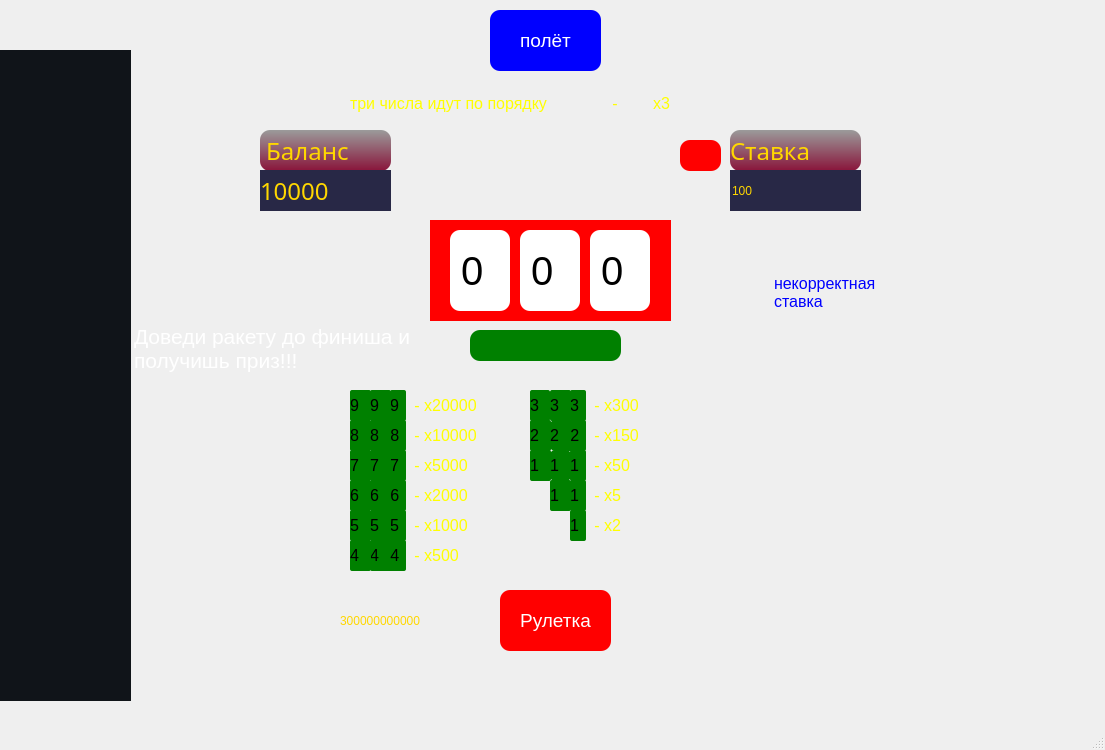
<?xml version="1.0" encoding="UTF-8"?>
<ui version="4.0">
 <class>MainWindow</class>
 <widget class="QMainWindow" name="MainWindow">
  <property name="geometry">
   <rect>
    <x>0</x>
    <y>0</y>
    <width>1105</width>
    <height>750</height>
   </rect>
  </property>
  <property name="windowTitle">
   <string>MainWindow</string>
  </property>
  <widget class="QWidget" name="centralwidget">
   <widget class="QLabel" name="slot_machine">
    <property name="geometry">
     <rect>
      <x>350</x>
      <y>120</y>
      <width>411</width>
      <height>261</height>
     </rect>
    </property>
    <property name="styleSheet">
     <string notr="true">background-image: url(1666443267773.jpg);</string>
    </property>
    <property name="text">
     <string/>
    </property>
    <property name="pixmap">
     <pixmap>картинкни/1666443267773.jpg</pixmap>
    </property>
    <property name="scaledContents">
     <bool>true</bool>
    </property>
   </widget>
   <widget class="QLabel" name="label_3">
    <property name="geometry">
     <rect>
      <x>470</x>
      <y>330</y>
      <width>151</width>
      <height>31</height>
     </rect>
    </property>
    <property name="font">
     <font>
      <pointsize>12</pointsize>
     </font>
    </property>
    <property name="styleSheet">
     <string notr="true">QLabel
{
background-color: green;
border-radius: 10px;
vertical-align: middle;
}</string>
    </property>
    <property name="text">
     <string/>
    </property>
   </widget>
   <widget class="QPushButton" name="pushButton">
    <property name="geometry">
     <rect>
      <x>680</x>
      <y>140</y>
      <width>41</width>
      <height>31</height>
     </rect>
    </property>
    <property name="styleSheet">
     <string notr="true">QPushButton
{
background-color: red;
border-radius: 10px;
}</string>
    </property>
    <property name="text">
     <string/>
    </property>
   </widget>
   <widget class="QLabel" name="slot_1">
    <property name="geometry">
     <rect>
      <x>450</x>
      <y>230</y>
      <width>60</width>
      <height>81</height>
     </rect>
    </property>
    <property name="font">
     <font>
      <pointsize>30</pointsize>
     </font>
    </property>
    <property name="styleSheet">
     <string notr="true">QLabel
{
background-color: white;
border-radius: 10px;
}</string>
    </property>
    <property name="text">
     <string> 0</string>
    </property>
   </widget>
   <widget class="QLabel" name="label_5">
    <property name="geometry">
     <rect>
      <x>430</x>
      <y>220</y>
      <width>241</width>
      <height>101</height>
     </rect>
    </property>
    <property name="styleSheet">
     <string notr="true">background-color: red;</string>
    </property>
    <property name="text">
     <string/>
    </property>
   </widget>
   <widget class="QLabel" name="slot_2">
    <property name="geometry">
     <rect>
      <x>520</x>
      <y>230</y>
      <width>60</width>
      <height>81</height>
     </rect>
    </property>
    <property name="font">
     <font>
      <pointsize>30</pointsize>
     </font>
    </property>
    <property name="styleSheet">
     <string notr="true">QLabel
{
background-color: white;
border-radius: 10px;
}</string>
    </property>
    <property name="text">
     <string> 0</string>
    </property>
   </widget>
   <widget class="QLabel" name="slot_3">
    <property name="geometry">
     <rect>
      <x>590</x>
      <y>230</y>
      <width>60</width>
      <height>81</height>
     </rect>
    </property>
    <property name="font">
     <font>
      <pointsize>30</pointsize>
     </font>
    </property>
    <property name="styleSheet">
     <string notr="true">QLabel
{
background-color: white;
border-radius: 10px;
}</string>
    </property>
    <property name="text">
     <string> 0</string>
    </property>
   </widget>
   <widget class="QLabel" name="fon">
    <property name="geometry">
     <rect>
      <x>-20</x>
      <y>0</y>
      <width>1131</width>
      <height>701</height>
     </rect>
    </property>
    <property name="styleSheet">
     <string notr="true">background-image: url(1614840878_44-p-fon-kazino-50.jpg);</string>
    </property>
    <property name="text">
     <string/>
    </property>
    <property name="pixmap">
     <pixmap>картинкни/1614840878_44-p-fon-kazino-50.jpg</pixmap>
    </property>
    <property name="scaledContents">
     <bool>true</bool>
    </property>
   </widget>
   <widget class="QLabel" name="label_9">
    <property name="geometry">
     <rect>
      <x>350</x>
      <y>390</y>
      <width>21</width>
      <height>31</height>
     </rect>
    </property>
    <property name="font">
     <font>
      <pointsize>12</pointsize>
     </font>
    </property>
    <property name="styleSheet">
     <string notr="true">color: black;
background-color: green;
border-radius: 2px; </string>
    </property>
    <property name="text">
     <string>9</string>
    </property>
   </widget>
   <widget class="QLabel" name="label_10">
    <property name="geometry">
     <rect>
      <x>390</x>
      <y>390</y>
      <width>16</width>
      <height>31</height>
     </rect>
    </property>
    <property name="font">
     <font>
      <pointsize>12</pointsize>
     </font>
    </property>
    <property name="styleSheet">
     <string notr="true">color: black;
background-color: green;
border-radius: 2px; </string>
    </property>
    <property name="text">
     <string>9</string>
    </property>
   </widget>
   <widget class="QLabel" name="label_11">
    <property name="geometry">
     <rect>
      <x>370</x>
      <y>390</y>
      <width>21</width>
      <height>31</height>
     </rect>
    </property>
    <property name="font">
     <font>
      <pointsize>12</pointsize>
     </font>
    </property>
    <property name="styleSheet">
     <string notr="true">color: black;
background-color: green;
border-radius: 2px; </string>
    </property>
    <property name="text">
     <string>9</string>
    </property>
   </widget>
   <widget class="QLabel" name="label_12">
    <property name="geometry">
     <rect>
      <x>350</x>
      <y>420</y>
      <width>21</width>
      <height>31</height>
     </rect>
    </property>
    <property name="font">
     <font>
      <pointsize>12</pointsize>
     </font>
    </property>
    <property name="styleSheet">
     <string notr="true">color: black;
background-color: green;
border-radius: 2px; </string>
    </property>
    <property name="text">
     <string>8</string>
    </property>
   </widget>
   <widget class="QLabel" name="label_13">
    <property name="geometry">
     <rect>
      <x>386</x>
      <y>420</y>
      <width>20</width>
      <height>31</height>
     </rect>
    </property>
    <property name="font">
     <font>
      <pointsize>12</pointsize>
     </font>
    </property>
    <property name="styleSheet">
     <string notr="true">color: black;
background-color: green;
border-radius: 2px; </string>
    </property>
    <property name="text">
     <string> 8</string>
    </property>
   </widget>
   <widget class="QLabel" name="label_14">
    <property name="geometry">
     <rect>
      <x>370</x>
      <y>420</y>
      <width>21</width>
      <height>31</height>
     </rect>
    </property>
    <property name="font">
     <font>
      <pointsize>12</pointsize>
     </font>
    </property>
    <property name="styleSheet">
     <string notr="true">color: black;
background-color: green;
border-radius: 2px; </string>
    </property>
    <property name="text">
     <string>8</string>
    </property>
   </widget>
   <widget class="QLabel" name="label_15">
    <property name="geometry">
     <rect>
      <x>370</x>
      <y>480</y>
      <width>21</width>
      <height>31</height>
     </rect>
    </property>
    <property name="font">
     <font>
      <pointsize>12</pointsize>
     </font>
    </property>
    <property name="styleSheet">
     <string notr="true">color: black;
background-color: green;
border-radius: 2px; </string>
    </property>
    <property name="text">
     <string>6</string>
    </property>
   </widget>
   <widget class="QLabel" name="label_16">
    <property name="geometry">
     <rect>
      <x>350</x>
      <y>450</y>
      <width>21</width>
      <height>31</height>
     </rect>
    </property>
    <property name="font">
     <font>
      <pointsize>12</pointsize>
     </font>
    </property>
    <property name="styleSheet">
     <string notr="true">color: black;
background-color: green;
border-radius: 2px; </string>
    </property>
    <property name="text">
     <string>7</string>
    </property>
   </widget>
   <widget class="QLabel" name="label_17">
    <property name="geometry">
     <rect>
      <x>390</x>
      <y>450</y>
      <width>16</width>
      <height>31</height>
     </rect>
    </property>
    <property name="font">
     <font>
      <pointsize>12</pointsize>
     </font>
    </property>
    <property name="styleSheet">
     <string notr="true">color: black;
background-color: green;
border-radius: 2px; </string>
    </property>
    <property name="text">
     <string>7</string>
    </property>
   </widget>
   <widget class="QLabel" name="label_18">
    <property name="geometry">
     <rect>
      <x>386</x>
      <y>480</y>
      <width>20</width>
      <height>31</height>
     </rect>
    </property>
    <property name="font">
     <font>
      <pointsize>12</pointsize>
     </font>
    </property>
    <property name="styleSheet">
     <string notr="true">color: black;
background-color: green;
border-radius: 2px; </string>
    </property>
    <property name="text">
     <string> 6</string>
    </property>
   </widget>
   <widget class="QLabel" name="label_19">
    <property name="geometry">
     <rect>
      <x>370</x>
      <y>450</y>
      <width>21</width>
      <height>31</height>
     </rect>
    </property>
    <property name="font">
     <font>
      <pointsize>12</pointsize>
     </font>
    </property>
    <property name="styleSheet">
     <string notr="true">color: black;
background-color: green;
border-radius: 2px; </string>
    </property>
    <property name="text">
     <string>7</string>
    </property>
   </widget>
   <widget class="QLabel" name="label_20">
    <property name="geometry">
     <rect>
      <x>350</x>
      <y>480</y>
      <width>21</width>
      <height>31</height>
     </rect>
    </property>
    <property name="font">
     <font>
      <pointsize>12</pointsize>
     </font>
    </property>
    <property name="styleSheet">
     <string notr="true">color: black;
background-color: green;
border-radius: 2px; </string>
    </property>
    <property name="text">
     <string>6</string>
    </property>
   </widget>
   <widget class="QLabel" name="label_21">
    <property name="geometry">
     <rect>
      <x>370</x>
      <y>540</y>
      <width>21</width>
      <height>31</height>
     </rect>
    </property>
    <property name="font">
     <font>
      <pointsize>12</pointsize>
     </font>
    </property>
    <property name="styleSheet">
     <string notr="true">color: black;
background-color: green;
border-radius: 2px; </string>
    </property>
    <property name="text">
     <string>4</string>
    </property>
   </widget>
   <widget class="QLabel" name="label_22">
    <property name="geometry">
     <rect>
      <x>350</x>
      <y>510</y>
      <width>21</width>
      <height>31</height>
     </rect>
    </property>
    <property name="font">
     <font>
      <pointsize>12</pointsize>
     </font>
    </property>
    <property name="styleSheet">
     <string notr="true">color: black;
background-color: green;
border-radius: 2px; </string>
    </property>
    <property name="text">
     <string>5</string>
    </property>
   </widget>
   <widget class="QLabel" name="label_23">
    <property name="geometry">
     <rect>
      <x>390</x>
      <y>510</y>
      <width>16</width>
      <height>31</height>
     </rect>
    </property>
    <property name="font">
     <font>
      <pointsize>12</pointsize>
     </font>
    </property>
    <property name="styleSheet">
     <string notr="true">color: black;
background-color: green;
border-radius: 2px; </string>
    </property>
    <property name="text">
     <string>5</string>
    </property>
   </widget>
   <widget class="QLabel" name="label_24">
    <property name="geometry">
     <rect>
      <x>386</x>
      <y>540</y>
      <width>20</width>
      <height>31</height>
     </rect>
    </property>
    <property name="font">
     <font>
      <pointsize>12</pointsize>
     </font>
    </property>
    <property name="styleSheet">
     <string notr="true">color: black;
background-color: green;
border-radius: 2px; </string>
    </property>
    <property name="text">
     <string> 4</string>
    </property>
   </widget>
   <widget class="QLabel" name="label_25">
    <property name="geometry">
     <rect>
      <x>370</x>
      <y>510</y>
      <width>21</width>
      <height>31</height>
     </rect>
    </property>
    <property name="font">
     <font>
      <pointsize>12</pointsize>
     </font>
    </property>
    <property name="styleSheet">
     <string notr="true">color: black;
background-color: green;
border-radius: 2px; </string>
    </property>
    <property name="text">
     <string>5</string>
    </property>
   </widget>
   <widget class="QLabel" name="label_26">
    <property name="geometry">
     <rect>
      <x>350</x>
      <y>540</y>
      <width>21</width>
      <height>31</height>
     </rect>
    </property>
    <property name="font">
     <font>
      <pointsize>12</pointsize>
     </font>
    </property>
    <property name="styleSheet">
     <string notr="true">color: black;
background-color: green;
border-radius: 2px; </string>
    </property>
    <property name="text">
     <string>4</string>
    </property>
   </widget>
   <widget class="QLabel" name="label_27">
    <property name="geometry">
     <rect>
      <x>530</x>
      <y>420</y>
      <width>21</width>
      <height>31</height>
     </rect>
    </property>
    <property name="font">
     <font>
      <pointsize>12</pointsize>
     </font>
    </property>
    <property name="styleSheet">
     <string notr="true">color: black;
background-color: green;
border-radius: 2px; </string>
    </property>
    <property name="text">
     <string>2</string>
    </property>
   </widget>
   <widget class="QLabel" name="label_28">
    <property name="geometry">
     <rect>
      <x>530</x>
      <y>390</y>
      <width>20</width>
      <height>31</height>
     </rect>
    </property>
    <property name="font">
     <font>
      <pointsize>12</pointsize>
     </font>
    </property>
    <property name="styleSheet">
     <string notr="true">color: black;
background-color: green;
border-radius: 2px; </string>
    </property>
    <property name="text">
     <string>3</string>
    </property>
   </widget>
   <widget class="QLabel" name="label_29">
    <property name="geometry">
     <rect>
      <x>570</x>
      <y>390</y>
      <width>16</width>
      <height>31</height>
     </rect>
    </property>
    <property name="font">
     <font>
      <pointsize>12</pointsize>
     </font>
    </property>
    <property name="styleSheet">
     <string notr="true">color: black;
background-color: green;
border-radius: 2px; </string>
    </property>
    <property name="text">
     <string>3</string>
    </property>
   </widget>
   <widget class="QLabel" name="label_30">
    <property name="geometry">
     <rect>
      <x>566</x>
      <y>420</y>
      <width>20</width>
      <height>31</height>
     </rect>
    </property>
    <property name="font">
     <font>
      <pointsize>12</pointsize>
     </font>
    </property>
    <property name="styleSheet">
     <string notr="true">color: black;
background-color: green;
border-radius: 2px; </string>
    </property>
    <property name="text">
     <string> 2</string>
    </property>
   </widget>
   <widget class="QLabel" name="label_31">
    <property name="geometry">
     <rect>
      <x>550</x>
      <y>420</y>
      <width>21</width>
      <height>31</height>
     </rect>
    </property>
    <property name="font">
     <font>
      <pointsize>12</pointsize>
     </font>
    </property>
    <property name="styleSheet">
     <string notr="true">color: black;
background-color: green;
border-radius: 5px; </string>
    </property>
    <property name="text">
     <string>2</string>
    </property>
   </widget>
   <widget class="QLabel" name="label_32">
    <property name="geometry">
     <rect>
      <x>550</x>
      <y>390</y>
      <width>21</width>
      <height>31</height>
     </rect>
    </property>
    <property name="font">
     <font>
      <pointsize>12</pointsize>
     </font>
    </property>
    <property name="styleSheet">
     <string notr="true">color: black;
background-color: green;
border-radius: 2px; </string>
    </property>
    <property name="text">
     <string>3</string>
    </property>
   </widget>
   <widget class="QLabel" name="label_8">
    <property name="geometry">
     <rect>
      <x>410</x>
      <y>390</y>
      <width>101</width>
      <height>31</height>
     </rect>
    </property>
    <property name="font">
     <font>
      <pointsize>12</pointsize>
     </font>
    </property>
    <property name="styleSheet">
     <string notr="true">color: yellow;</string>
    </property>
    <property name="text">
     <string> - x20000</string>
    </property>
   </widget>
   <widget class="QLabel" name="label_33">
    <property name="geometry">
     <rect>
      <x>410</x>
      <y>420</y>
      <width>91</width>
      <height>31</height>
     </rect>
    </property>
    <property name="font">
     <font>
      <pointsize>12</pointsize>
     </font>
    </property>
    <property name="styleSheet">
     <string notr="true">color: yellow;</string>
    </property>
    <property name="text">
     <string> - x10000</string>
    </property>
   </widget>
   <widget class="QLabel" name="label_34">
    <property name="geometry">
     <rect>
      <x>410</x>
      <y>510</y>
      <width>81</width>
      <height>31</height>
     </rect>
    </property>
    <property name="font">
     <font>
      <pointsize>12</pointsize>
     </font>
    </property>
    <property name="styleSheet">
     <string notr="true">color: yellow;</string>
    </property>
    <property name="text">
     <string> - x1000</string>
    </property>
   </widget>
   <widget class="QLabel" name="label_35">
    <property name="geometry">
     <rect>
      <x>410</x>
      <y>480</y>
      <width>81</width>
      <height>31</height>
     </rect>
    </property>
    <property name="font">
     <font>
      <pointsize>12</pointsize>
     </font>
    </property>
    <property name="styleSheet">
     <string notr="true">color: yellow;</string>
    </property>
    <property name="text">
     <string> - x2000</string>
    </property>
   </widget>
   <widget class="QLabel" name="label_36">
    <property name="geometry">
     <rect>
      <x>410</x>
      <y>450</y>
      <width>81</width>
      <height>31</height>
     </rect>
    </property>
    <property name="font">
     <font>
      <pointsize>12</pointsize>
     </font>
    </property>
    <property name="styleSheet">
     <string notr="true">color: yellow;</string>
    </property>
    <property name="text">
     <string> - x5000</string>
    </property>
   </widget>
   <widget class="QLabel" name="label_37">
    <property name="geometry">
     <rect>
      <x>590</x>
      <y>420</y>
      <width>81</width>
      <height>31</height>
     </rect>
    </property>
    <property name="font">
     <font>
      <pointsize>12</pointsize>
     </font>
    </property>
    <property name="styleSheet">
     <string notr="true">color: yellow;</string>
    </property>
    <property name="text">
     <string> - x150</string>
    </property>
   </widget>
   <widget class="QLabel" name="label_38">
    <property name="geometry">
     <rect>
      <x>590</x>
      <y>390</y>
      <width>81</width>
      <height>31</height>
     </rect>
    </property>
    <property name="font">
     <font>
      <pointsize>12</pointsize>
     </font>
    </property>
    <property name="styleSheet">
     <string notr="true">color: yellow;</string>
    </property>
    <property name="text">
     <string> - x300</string>
    </property>
   </widget>
   <widget class="QLabel" name="label_39">
    <property name="geometry">
     <rect>
      <x>410</x>
      <y>540</y>
      <width>81</width>
      <height>31</height>
     </rect>
    </property>
    <property name="font">
     <font>
      <pointsize>12</pointsize>
     </font>
    </property>
    <property name="styleSheet">
     <string notr="true">color: yellow;</string>
    </property>
    <property name="text">
     <string> - x500</string>
    </property>
   </widget>
   <widget class="QLabel" name="label_41">
    <property name="geometry">
     <rect>
      <x>590</x>
      <y>450</y>
      <width>101</width>
      <height>31</height>
     </rect>
    </property>
    <property name="font">
     <font>
      <pointsize>12</pointsize>
     </font>
    </property>
    <property name="styleSheet">
     <string notr="true">color: yellow;</string>
    </property>
    <property name="text">
     <string> - x50</string>
    </property>
   </widget>
   <widget class="QLabel" name="label_42">
    <property name="geometry">
     <rect>
      <x>530</x>
      <y>450</y>
      <width>21</width>
      <height>31</height>
     </rect>
    </property>
    <property name="font">
     <font>
      <pointsize>12</pointsize>
     </font>
    </property>
    <property name="styleSheet">
     <string notr="true">color: black;
background-color: green;
border-radius: 2px; </string>
    </property>
    <property name="text">
     <string>1</string>
    </property>
   </widget>
   <widget class="QLabel" name="label_43">
    <property name="geometry">
     <rect>
      <x>570</x>
      <y>450</y>
      <width>16</width>
      <height>31</height>
     </rect>
    </property>
    <property name="font">
     <font>
      <pointsize>12</pointsize>
     </font>
    </property>
    <property name="styleSheet">
     <string notr="true">color: black;
background-color: green;
border-radius: 2px; </string>
    </property>
    <property name="text">
     <string>1</string>
    </property>
   </widget>
   <widget class="QLabel" name="label_44">
    <property name="geometry">
     <rect>
      <x>550</x>
      <y>450</y>
      <width>21</width>
      <height>31</height>
     </rect>
    </property>
    <property name="font">
     <font>
      <pointsize>12</pointsize>
     </font>
    </property>
    <property name="styleSheet">
     <string notr="true">color: black;
background-color: green;
border-radius: 5px; </string>
    </property>
    <property name="text">
     <string>1</string>
    </property>
   </widget>
   <widget class="QLabel" name="label_40">
    <property name="geometry">
     <rect>
      <x>590</x>
      <y>510</y>
      <width>101</width>
      <height>31</height>
     </rect>
    </property>
    <property name="font">
     <font>
      <pointsize>12</pointsize>
     </font>
    </property>
    <property name="styleSheet">
     <string notr="true">color: yellow;</string>
    </property>
    <property name="text">
     <string> - x2</string>
    </property>
   </widget>
   <widget class="QLabel" name="label_45">
    <property name="geometry">
     <rect>
      <x>570</x>
      <y>510</y>
      <width>16</width>
      <height>31</height>
     </rect>
    </property>
    <property name="font">
     <font>
      <pointsize>12</pointsize>
     </font>
    </property>
    <property name="styleSheet">
     <string notr="true">color: black;
background-color: green;
border-radius: 2px; </string>
    </property>
    <property name="text">
     <string>1</string>
    </property>
   </widget>
   <widget class="QLabel" name="label_48">
    <property name="geometry">
     <rect>
      <x>590</x>
      <y>480</y>
      <width>101</width>
      <height>31</height>
     </rect>
    </property>
    <property name="font">
     <font>
      <pointsize>12</pointsize>
     </font>
    </property>
    <property name="styleSheet">
     <string notr="true">color: yellow;</string>
    </property>
    <property name="text">
     <string> - x5</string>
    </property>
   </widget>
   <widget class="QLabel" name="label_49">
    <property name="geometry">
     <rect>
      <x>550</x>
      <y>480</y>
      <width>21</width>
      <height>31</height>
     </rect>
    </property>
    <property name="font">
     <font>
      <pointsize>12</pointsize>
     </font>
    </property>
    <property name="styleSheet">
     <string notr="true">color: black;
background-color: green;
border-radius: 2px; </string>
    </property>
    <property name="text">
     <string>1</string>
    </property>
   </widget>
   <widget class="QLabel" name="label_51">
    <property name="geometry">
     <rect>
      <x>570</x>
      <y>480</y>
      <width>16</width>
      <height>31</height>
     </rect>
    </property>
    <property name="font">
     <font>
      <pointsize>12</pointsize>
     </font>
    </property>
    <property name="styleSheet">
     <string notr="true">color: black;
background-color: green;
border-radius: 2px; </string>
    </property>
    <property name="text">
     <string>1</string>
    </property>
   </widget>
   <widget class="QLabel" name="label_56">
    <property name="geometry">
     <rect>
      <x>750</x>
      <y>100</y>
      <width>21</width>
      <height>261</height>
     </rect>
    </property>
    <property name="styleSheet">
     <string notr="true">background-image: url(1666443267773.jpg);</string>
    </property>
    <property name="text">
     <string/>
    </property>
   </widget>
   <widget class="QLabel" name="label_57">
    <property name="geometry">
     <rect>
      <x>390</x>
      <y>100</y>
      <width>21</width>
      <height>261</height>
     </rect>
    </property>
    <property name="styleSheet">
     <string notr="true">background-image: url(:/mistake/1666443267773.jpg);</string>
    </property>
    <property name="text">
     <string/>
    </property>
   </widget>
   <widget class="QWidget" name="layoutWidget">
    <property name="geometry">
     <rect>
      <x>350</x>
      <y>90</y>
      <width>411</width>
      <height>26</height>
     </rect>
    </property>
    <layout class="QHBoxLayout" name="horizontalLayout_2">
     <item>
      <widget class="QLabel" name="label_58">
       <property name="font">
        <font>
         <pointsize>12</pointsize>
        </font>
       </property>
       <property name="styleSheet">
        <string notr="true">color: yellow;</string>
       </property>
       <property name="text">
        <string>три числа идут по порядку</string>
       </property>
      </widget>
     </item>
     <item>
      <widget class="QLabel" name="label_59">
       <property name="font">
        <font>
         <pointsize>12</pointsize>
        </font>
       </property>
       <property name="styleSheet">
        <string notr="true">color: yellow;</string>
       </property>
       <property name="text">
        <string>            -        x3</string>
       </property>
      </widget>
     </item>
    </layout>
   </widget>
   <widget class="QLabel" name="label_53">
    <property name="geometry">
     <rect>
      <x>744</x>
      <y>100</y>
      <width>31</width>
      <height>261</height>
     </rect>
    </property>
    <property name="styleSheet">
     <string notr="true">background-image: url(:/помощник казино 2/1666443267773.jpg);</string>
    </property>
    <property name="text">
     <string/>
    </property>
   </widget>
   <widget class="QPushButton" name="pushButton_2">
    <property name="geometry">
     <rect>
      <x>500</x>
      <y>590</y>
      <width>111</width>
      <height>61</height>
     </rect>
    </property>
    <property name="font">
     <font>
      <pointsize>14</pointsize>
     </font>
    </property>
    <property name="styleSheet">
     <string notr="true">color: white;
background-color: red;
border-radius: 10px; </string>
    </property>
    <property name="text">
     <string>Рулетка</string>
    </property>
   </widget>
   <widget class="QPlainTextEdit" name="toolittel">
    <property name="geometry">
     <rect>
      <x>770</x>
      <y>270</y>
      <width>141</width>
      <height>61</height>
     </rect>
    </property>
    <property name="font">
     <font>
      <pointsize>12</pointsize>
      <weight>50</weight>
      <bold>false</bold>
     </font>
    </property>
    <property name="styleSheet">
     <string notr="true">color: blue;
background-color: rgba(255, 255, 254, 0);
border: none;
</string>
    </property>
    <property name="inputMethodHints">
     <set>Qt::ImhHiddenText|Qt::ImhMultiLine</set>
    </property>
    <property name="plainText">
     <string>некорректная ставка</string>
    </property>
   </widget>
   <widget class="QLabel" name="rocket_is_standing">
    <property name="geometry">
     <rect>
      <x>30</x>
      <y>590</y>
      <width>55</width>
      <height>111</height>
     </rect>
    </property>
    <property name="styleSheet">
     <string notr="true">background-image: url(:/ракета без огня/ракета без огня.jpg);</string>
    </property>
    <property name="text">
     <string/>
    </property>
    <property name="pixmap">
     <pixmap>картинкни/ракета без огня.jpg</pixmap>
    </property>
    <property name="scaledContents">
     <bool>true</bool>
    </property>
   </widget>
   <widget class="QLabel" name="rocket_is_flying">
    <property name="geometry">
     <rect>
      <x>30</x>
      <y>580</y>
      <width>55</width>
      <height>121</height>
     </rect>
    </property>
    <property name="styleSheet">
     <string notr="true">background-image: url(:/ракета без огня/ракета без огня.jpg);</string>
    </property>
    <property name="text">
     <string/>
    </property>
    <property name="pixmap">
     <pixmap>картинкни/ракета в полёте.jpg</pixmap>
    </property>
    <property name="scaledContents">
     <bool>true</bool>
    </property>
   </widget>
   <widget class="QLabel" name="label_46">
    <property name="geometry">
     <rect>
      <x>0</x>
      <y>0</y>
      <width>131</width>
      <height>51</height>
     </rect>
    </property>
    <property name="styleSheet">
     <string notr="true">background-image: url(:/финиш/финиш.jpg);</string>
    </property>
    <property name="text">
     <string/>
    </property>
    <property name="pixmap">
     <pixmap>картинкни/финиш.jpg</pixmap>
    </property>
    <property name="scaledContents">
     <bool>true</bool>
    </property>
   </widget>
   <widget class="QPlainTextEdit" name="plainTextEdit">
    <property name="geometry">
     <rect>
      <x>130</x>
      <y>320</y>
      <width>291</width>
      <height>141</height>
     </rect>
    </property>
    <property name="font">
     <font>
      <pointsize>16</pointsize>
     </font>
    </property>
    <property name="styleSheet">
     <string notr="true">background-color: rgba(1, 1, 2, 0);
color: white;
border: none;</string>
    </property>
    <property name="plainText">
     <string>Доведи ракету до финиша и получишь приз!!!</string>
    </property>
   </widget>
   <widget class="QLabel" name="label_47">
    <property name="geometry">
     <rect>
      <x>0</x>
      <y>50</y>
      <width>131</width>
      <height>651</height>
     </rect>
    </property>
    <property name="styleSheet">
     <string notr="true">
background-color: rgba(16, 20, 25 255);</string>
    </property>
    <property name="text">
     <string/>
    </property>
   </widget>
   <widget class="QLabel" name="balans_title">
    <property name="geometry">
     <rect>
      <x>260</x>
      <y>130</y>
      <width>131</width>
      <height>41</height>
     </rect>
    </property>
    <property name="font">
     <font>
      <family>Segoe UI Black</family>
      <pointsize>18</pointsize>
      <weight>10</weight>
      <italic>false</italic>
      <bold>false</bold>
     </font>
    </property>
    <property name="styleSheet">
     <string notr="true">background-color: qlineargradient(spread:pad, x1:0, y1:0, x2:0, y2:1, stop:1 rgba(137,20,58, 255), stop:0 rgba(155, 155, 155, 255));
font: 87 18pt &quot;Segoe UI Black&quot;;
color: gold;
border-radius: 10px;</string>
    </property>
    <property name="text">
     <string> Баланс</string>
    </property>
   </widget>
   <widget class="QLabel" name="balans">
    <property name="geometry">
     <rect>
      <x>260</x>
      <y>170</y>
      <width>131</width>
      <height>41</height>
     </rect>
    </property>
    <property name="font">
     <font>
      <family>Pristina</family>
      <pointsize>18</pointsize>
      <weight>50</weight>
      <italic>false</italic>
      <bold>false</bold>
     </font>
    </property>
    <property name="styleSheet">
     <string notr="true">background-color: rgba(40, 40, 70, 255);
font: 18pt &quot;Pristina&quot;;
color: gold;
</string>
    </property>
    <property name="text">
     <string>10000</string>
    </property>
   </widget>
   <widget class="QLabel" name="bet_title">
    <property name="geometry">
     <rect>
      <x>730</x>
      <y>130</y>
      <width>131</width>
      <height>41</height>
     </rect>
    </property>
    <property name="font">
     <font>
      <family>Segoe UI Black</family>
      <pointsize>18</pointsize>
      <weight>10</weight>
      <italic>false</italic>
      <bold>false</bold>
     </font>
    </property>
    <property name="styleSheet">
     <string notr="true">background-color: qlineargradient(spread:pad, x1:0, y1:0, x2:0, y2:1, stop:1 rgba(137,20,58, 255), stop:0 rgba(155, 155, 155, 255));
font: 87 18pt &quot;Segoe UI Black&quot;;
color: gold;
border-radius: 10px;</string>
    </property>
    <property name="text">
     <string>Ставка</string>
    </property>
   </widget>
   <widget class="QLineEdit" name="LineEdit">
    <property name="geometry">
     <rect>
      <x>730</x>
      <y>170</y>
      <width>131</width>
      <height>41</height>
     </rect>
    </property>
    <property name="styleSheet">
     <string notr="true">background-color: rgba(40, 40, 70, 255);
font: 18pt &quot;Pristina&quot;;
color: gold;
border: none;
</string>
    </property>
    <property name="text">
     <string>100</string>
    </property>
   </widget>
   <widget class="QLabel" name="label_52">
    <property name="geometry">
     <rect>
      <x>0</x>
      <y>-1</y>
      <width>1121</width>
      <height>701</height>
     </rect>
    </property>
    <property name="styleSheet">
     <string notr="true">background-image: url(мегавин.jpg);</string>
    </property>
    <property name="text">
     <string/>
    </property>
    <property name="pixmap">
     <pixmap>картинкни/мегавин.jpg</pixmap>
    </property>
    <property name="scaledContents">
     <bool>true</bool>
    </property>
   </widget>
   <widget class="QLabel" name="label_54">
    <property name="geometry">
     <rect>
      <x>340</x>
      <y>540</y>
      <width>461</width>
      <height>161</height>
     </rect>
    </property>
    <property name="styleSheet">
     <string notr="true">color: gold;
font: 38pt &quot;Papyrus&quot;;</string>
    </property>
    <property name="text">
     <string>300000000000</string>
    </property>
   </widget>
   <widget class="QPushButton" name="pushButton_3">
    <property name="geometry">
     <rect>
      <x>490</x>
      <y>10</y>
      <width>111</width>
      <height>61</height>
     </rect>
    </property>
    <property name="font">
     <font>
      <pointsize>14</pointsize>
     </font>
    </property>
    <property name="styleSheet">
     <string notr="true">color: white;
background-color: blue;
border-radius: 10px; </string>
    </property>
    <property name="text">
     <string>полёт</string>
    </property>
   </widget>
   <zorder>fon</zorder>
   <zorder>label_47</zorder>
   <zorder>label_53</zorder>
   <zorder>slot_machine</zorder>
   <zorder>layoutWidget</zorder>
   <zorder>label_9</zorder>
   <zorder>label_10</zorder>
   <zorder>label_11</zorder>
   <zorder>label_12</zorder>
   <zorder>label_13</zorder>
   <zorder>label_14</zorder>
   <zorder>label_15</zorder>
   <zorder>label_16</zorder>
   <zorder>label_17</zorder>
   <zorder>label_18</zorder>
   <zorder>label_19</zorder>
   <zorder>label_20</zorder>
   <zorder>label_21</zorder>
   <zorder>label_22</zorder>
   <zorder>label_23</zorder>
   <zorder>label_24</zorder>
   <zorder>label_25</zorder>
   <zorder>label_26</zorder>
   <zorder>label_27</zorder>
   <zorder>label_28</zorder>
   <zorder>label_29</zorder>
   <zorder>label_30</zorder>
   <zorder>label_31</zorder>
   <zorder>label_32</zorder>
   <zorder>label_8</zorder>
   <zorder>label_33</zorder>
   <zorder>label_34</zorder>
   <zorder>label_35</zorder>
   <zorder>label_36</zorder>
   <zorder>label_37</zorder>
   <zorder>label_38</zorder>
   <zorder>label_39</zorder>
   <zorder>label_41</zorder>
   <zorder>label_42</zorder>
   <zorder>label_43</zorder>
   <zorder>label_44</zorder>
   <zorder>label_40</zorder>
   <zorder>label_45</zorder>
   <zorder>label_48</zorder>
   <zorder>label_49</zorder>
   <zorder>label_51</zorder>
   <zorder>label_57</zorder>
   <zorder>label_5</zorder>
   <zorder>label_3</zorder>
   <zorder>slot_1</zorder>
   <zorder>slot_2</zorder>
   <zorder>slot_3</zorder>
   <zorder>pushButton</zorder>
   <zorder>pushButton_2</zorder>
   <zorder>rocket_is_standing</zorder>
   <zorder>label_56</zorder>
   <zorder>rocket_is_flying</zorder>
   <zorder>label_46</zorder>
   <zorder>plainTextEdit</zorder>
   <zorder>toolittel</zorder>
   <zorder>balans_title</zorder>
   <zorder>balans</zorder>
   <zorder>bet_title</zorder>
   <zorder>LineEdit</zorder>
   <zorder>pushButton_3</zorder>
   <zorder>label_52</zorder>
   <zorder>label_54</zorder>
  </widget>
  <widget class="QMenuBar" name="menubar">
   <property name="geometry">
    <rect>
     <x>0</x>
     <y>0</y>
     <width>1105</width>
     <height>26</height>
    </rect>
   </property>
  </widget>
  <widget class="QStatusBar" name="statusbar"/>
 </widget>
 <resources>
  <include location="помощник фона казино.qrc"/>
  <include location="финиш.qrc"/>
  <include location="ракета без огня.qrc"/>
  <include location="помощник банкомата.qrc"/>
  <include location="помощник победы.qrc"/>
 </resources>
 <connections/>
</ui>
